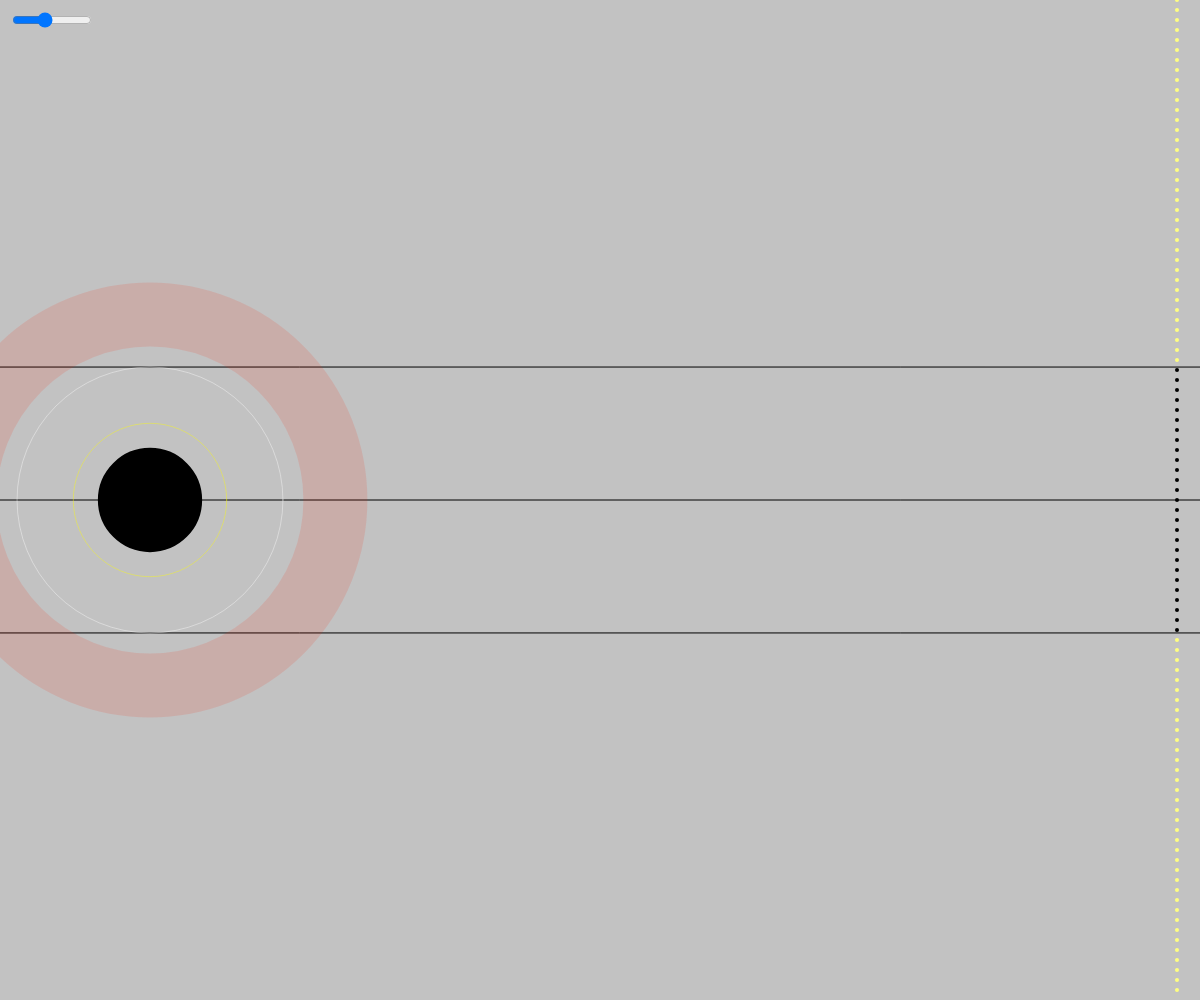
Frame 1 (no input)
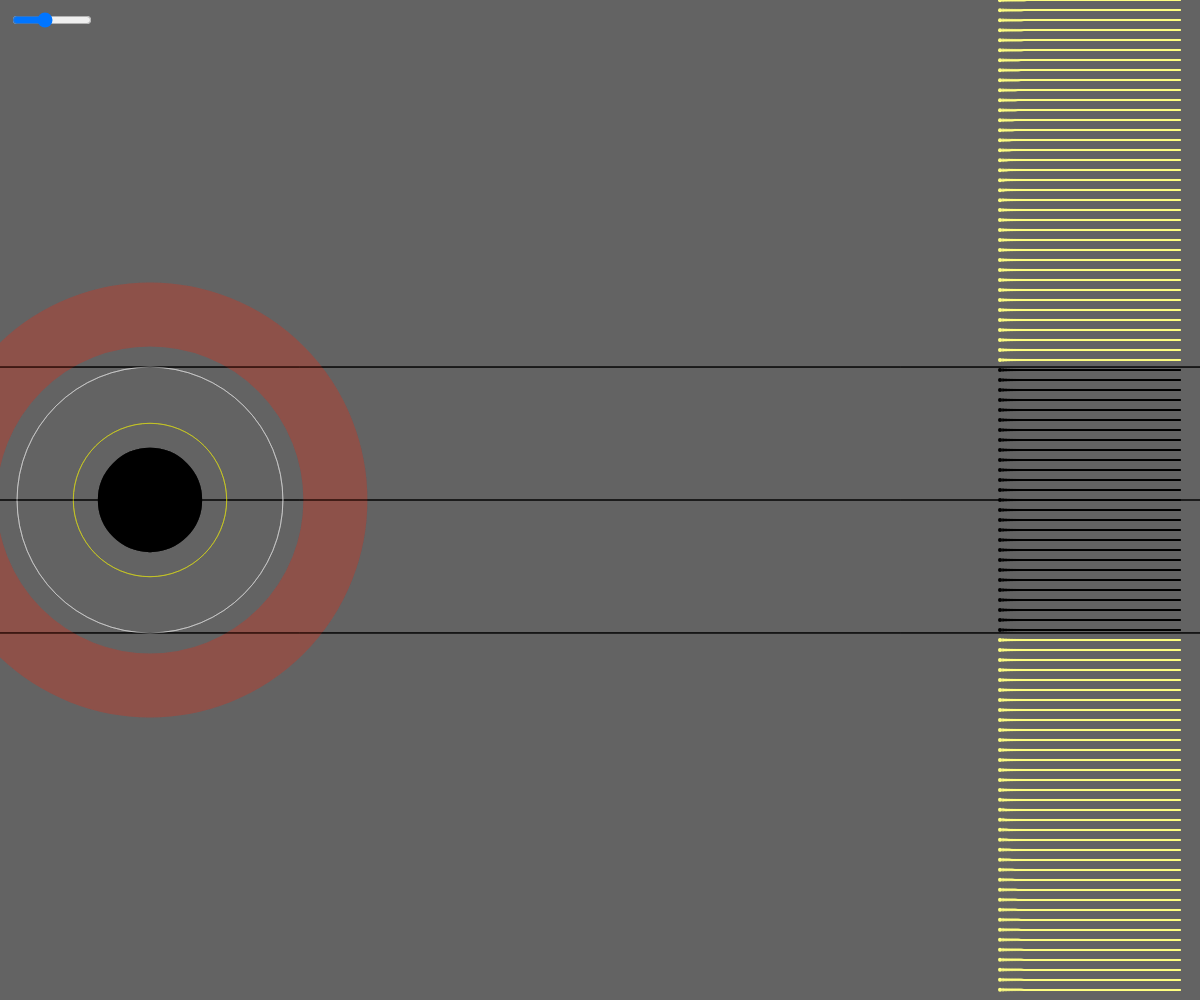
Frame 60 (no input)
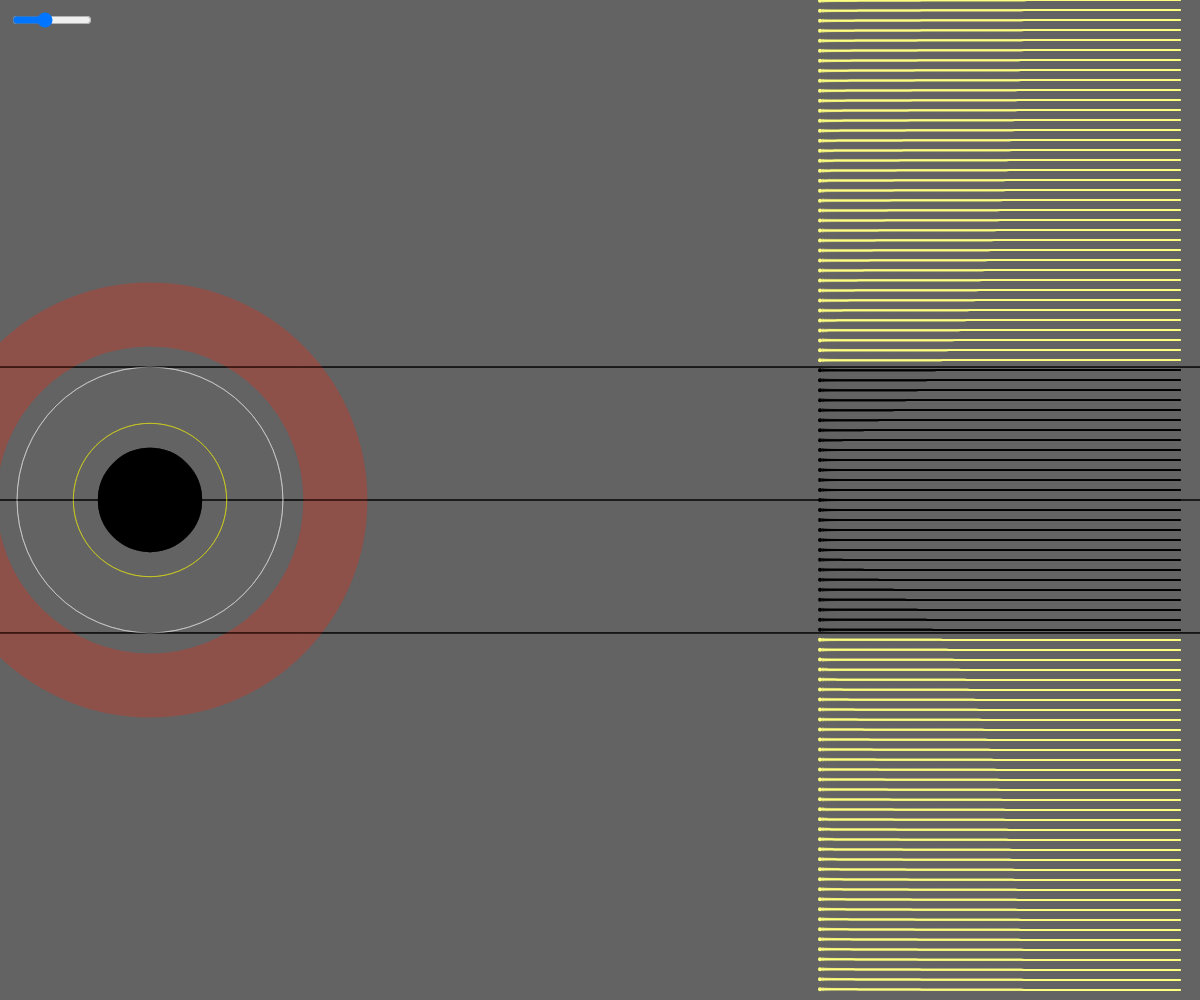
Frame 120 (the mouse pressed at the canvas centre since frame 60)

The p5.js sketch that drew these frames (run headless with seeded random() and noise() and a simulated clock; from frame 60 on, the mouse is pressed at the canvas centre):

// p5.js sketch
// ── sketch.js
const c = 30;
const G = 3.54;
const dt = 0.1;

let m87;

const particles = [];
let start, end;

let slider;

function setup() {
  createCanvas(windowWidth, windowHeight);

  slider = createSlider(0, 255, 100);
  slider.position(10, 10);
  slider.style("width", "80px");

  m87 = new Blackhole(width / 8, height / 2, 6500);

  start = height / 2;
  end = height / 2 - m87.rs * 2.6;

  for (let y = 0; y < windowHeight; y += 10) {
    particles.push(new Photon(width - 20, y));
  }
}

function draw() {
  background(slider.value(), 100);
  stroke(0);
  strokeWeight(1);
  line(0, start, width, start);
  line(0, end, width, end);
  line(0, windowHeight - end, width, windowHeight - end);
  for (let p of particles) {
    m87.pull(p);
    p.update();
    p.show(end);
  }
  m87.show();
}

// ── blackhole.js
class Blackhole {
  constructor(x, y, m) {
    this.pos = createVector(x, y);
    this.mass = m;
    this.rs = (2 * G * this.mass) / (c * c);
  }

  pull(photon) {
    const force = p5.Vector.sub(this.pos, photon.pos);
    const theta = force.heading();
    const r = force.mag();
    const fg = (G * this.mass) / (r * r);
    let deltaTheta = -fg * (dt / c) * sin(photon.theta - theta);
    deltaTheta /= abs(1.0 - (2.0 * G * this.mass) / (r * c * c));
    photon.theta += deltaTheta;
    photon.vel = p5.Vector.fromAngle(photon.theta);
    photon.vel.setMag(c);

    if (r <= this.rs + 0.5) {
      photon.stop();
    }
  }

  show() {
    // Event horizon radius
    fill(0);
    stroke(0);
    ellipseMode(RADIUS);
    ellipse(this.pos.x, this.pos.y, this.rs);

    // Accretion disk radius
    noFill();
    stroke(255, 32, 0, 32);
    strokeWeight(64);
    ellipse(this.pos.x, this.pos.y, this.rs * 3 + 32);

    // Photon sphere radius
    stroke(255, 255, 0, 100);
    strokeWeight(1);
    ellipse(this.pos.x, this.pos.y, this.rs * 1.5);

    // Black hole shadow radius
    stroke(255, 100);
    strokeWeight(1);
    ellipse(this.pos.x, this.pos.y, this.rs * 2.6);
  }
}

// ── photon.js
class Photon {
  constructor(x, y) {
    this.pos = createVector(x, y);
    this.startPos = createVector(x, y);
    this.vel = createVector(-c, 0);
    this.history = [];
    this.stopped = false;
    this.theta = PI;
  }

  stop() {
    this.stopped = true;
  }

  update() {
    if (!this.stopped) {
      //if (frameCount % 5 == 0) {
      this.history.push(this.pos.copy());
      //}
      const deltaV = this.vel.copy();
      deltaV.mult(dt);
      this.pos.add(deltaV);
    }

    if (this.history.length > 1000) {
      this.history.splice(0, 1);
    }

    if (
      this.pos.x < 0 ||
      this.pos.x > width ||
      this.pos.y < 0 ||
      this.pos.y > height
    ) {
      this.stop();
    }
  }

  show(end) {
    strokeWeight(4);
    if (this.startPos.y > end && this.startPos.y < windowHeight - end) {
      stroke(0);
    } else {
      stroke(255, 255, 128);
    }
    point(this.pos.x, this.pos.y);

    strokeWeight(2);
    noFill();
    beginShape();
    for (let v of this.history) {
      vertex(v.x, v.y);
    }

    endShape();
  }
}
